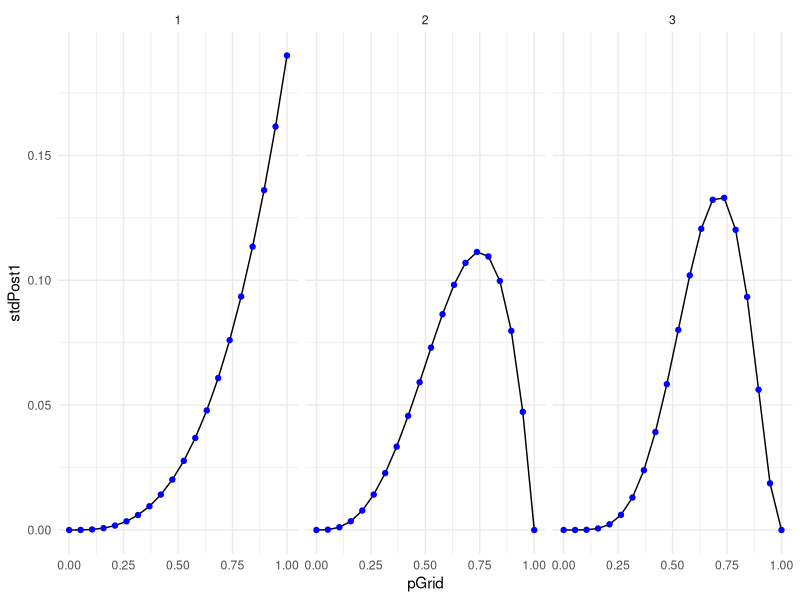
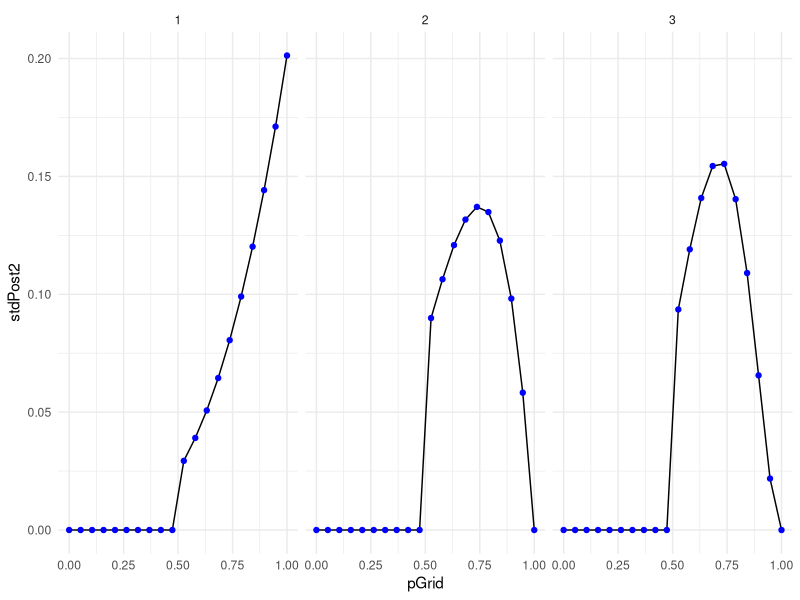

R code for these plots, in order:
## ---- chunk 1
# load necessary packages
library(tidyverse)

# set global options
theme_set(theme_minimal())
knitr::opts_knit$set(root.dir = "C:/MSc GCG/2021_SoSe/ASM")
knitr::opts_chunk$set(message = FALSE, warning = FALSE)
options(scipen = 8) # disables scientific notation up to 8 digits
## ---- chunk 2
# Set number of points for approximation
gridNr <- 20

# Define experiments in a tibble (long format)
globeTossing <-
  tibble(
    pGrid = seq(0, 1, length.out = gridNr) %>% rep(3),
    flatPrior  = 1,
    experimentNr = rep(1:3, each = gridNr),
    successes = rep(c(3,3,5), each = gridNr),
    nTrials = rep(c(3,4,7), each = gridNr)
  ) %>% mutate(
    stepPrior = ifelse(pGrid < 0.5, 0, 1),
    likelihood = dbinom(successes, nTrials, pGrid),
    unstdPosterior1 = likelihood*flatPrior,
    unstdPosterior2 = likelihood*stepPrior
  )

# Summarise unstandardized posteriors
sumP1 <- globeTossing %>%
  group_by(experimentNr) %>%
  summarise(sumPost1 = sum(unstdPosterior1),
            sumPost2 = sum(unstdPosterior2))

# Join to main tibble, standardize
globeTossing <- left_join(globeTossing, sumP1) %>% 
  mutate(stdPost1 = unstdPosterior1/sumPost1,
         stdPost2 = unstdPosterior2/sumPost2)

# Show tibble
globeTossing

# Plot
ggplot(globeTossing, aes(pGrid, stdPost1)) +
  geom_line() +
  geom_point(color = 'blue') +
  facet_wrap(~experimentNr)
## ---- chunk 3
# Definitions are included in the tibble above

ggplot(globeTossing, aes(pGrid, stdPost2)) +
  geom_line() +
  geom_point(color = 'blue') +
  facet_wrap(~experimentNr)
## ---- chunk 4
# Define probabilities
prEarth <- 0.5
prMars <- 1 - prEarth
prLandEarth <- 0.3
prLandMars <- 1

# Apply Bayes' Rule
prEarthLand <- prLandEarth*prEarth/(prLandEarth*prEarth + prLandMars*prMars)
prEarthLand
## ---- chunk 5
# Probability of drawing each card
prBB <- prBW <- prWW <- 1/3

# Probability of showing black when card is drawn
prB.BB <- 1
prB.BW <- 1/2
prB.WW <- 0

# Conditional probability of other face being black when black is showing
prBB.B <- prB.BB*prBB/sum(c(prBB,prBW,prWW)*c(prB.BB,prB.BW,prB.WW))
prBB.B
## ---- chunk 6
# Probability of drawing each card
prBB <- 1/2
prBW <- prWW <- 1/4
  
# Probability of showing black when card is drawn
prB.BB <- 1
prB.BW <- 1/2
prB.WW <- 0

# Conditional probability of other face being black when black is showing
prBB.B <- prB.BB*prBB/sum(c(prBB,prBW,prWW)*c(prB.BB,prB.BW,prB.WW))
prBB.B
## ---- chunk 7
freqVector    <- rep(1/3,3)
priorVector   <- c(1,2,3)
probVector    <- freqVector*priorVector/sum(freqVector*priorVector)

# Probability of showing black when card is drawn
prB.BB <- 1
prB.BW <- 1/2
prB.WW <- 0

condVector <- c(prB.BB, prB.BW, prB.WW)

prBB.B <- prB.BB*probVector[1]/sum(probVector*condVector)
prBB.B
## ---- chunk 8
# Number of combinations consistent with observation for each card drawn
combisVector <-
  c(combisBB <- 2 * 3, # 2 ways to show B, 3 Ws remaining in deck
    combisBW <- 1 * 2, # 1 way to show B, 2 Ws remaining in deck
    combisWW <- 0)

# Each card was equally likely a priori, hence
priorCard <- rep(1, 3)

# Posterior probabilities
posteriorCard <- (combisVector*priorCard)/sum(combisVector*priorCard)

# Probability of BB
posteriorCard[1]
## ---- chunk 9
prSpec <- rep(0.5, 2)
prTwins <- c(
  prTwins.SpA <- 0.1,
  prTwins.SpB <- 0.2)

prSpec.Twins <- prTwins*prSpec/sum(prTwins*prSpec)
(posteriorTwins <- sum(prSpec.Twins*prTwins))
## ---- chunk 10
prSpec.Twins[1]
## ---- chunk 11
prNotTwins <- 1 - prTwins

prSpec.NotTwins <- prNotTwins*prSpec.Twins/sum(prNotTwins*prSpec.Twins)
prSpec.NotTwins[1]
## ---- chunk 12
prPos <- c(0.8, 0.35)
prNeg <- 1 - prPos

# Without using birth data
(prSpecA.Pos1 <- prPos[1]*prSpec[1]/sum(prPos*prSpec))

# Also using birth data
(prSpecA.Pos2 <- prPos[1]*prSpec.NotTwins[1]/sum(prPos*prSpec.NotTwins))
